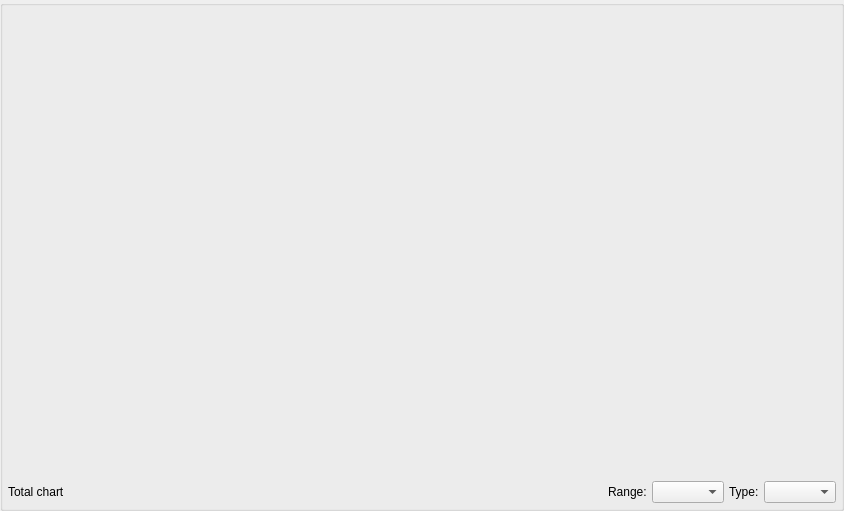
<?xml version="1.0" encoding="UTF-8"?>
<ui version="4.0">
 <class>TotalChartWidget</class>
 <widget class="QGroupBox" name="TotalChartWidget">
  <property name="geometry">
   <rect>
    <x>0</x>
    <y>0</y>
    <width>844</width>
    <height>511</height>
   </rect>
  </property>
  <property name="windowTitle">
   <string>Form</string>
  </property>
  <layout class="QVBoxLayout" name="verticalLayout">
   <property name="spacing">
    <number>5</number>
   </property>
   <property name="leftMargin">
    <number>0</number>
   </property>
   <property name="topMargin">
    <number>0</number>
   </property>
   <property name="rightMargin">
    <number>0</number>
   </property>
   <property name="bottomMargin">
    <number>0</number>
   </property>
   <item>
    <widget class="QWidget" name="widget" native="true"/>
   </item>
   <item>
    <layout class="QHBoxLayout" name="bottomLayout">
     <property name="leftMargin">
      <number>5</number>
     </property>
     <property name="topMargin">
      <number>5</number>
     </property>
     <property name="rightMargin">
      <number>5</number>
     </property>
     <property name="bottomMargin">
      <number>5</number>
     </property>
     <item>
      <widget class="QLabel" name="label">
       <property name="text">
        <string>Total chart</string>
       </property>
      </widget>
     </item>
     <item>
      <spacer name="horizontalSpacer">
       <property name="orientation">
        <enum>Qt::Horizontal</enum>
       </property>
       <property name="sizeHint" stdset="0">
        <size>
         <width>40</width>
         <height>20</height>
        </size>
       </property>
      </spacer>
     </item>
     <item>
      <widget class="QLabel" name="label_2">
       <property name="text">
        <string>Range:</string>
       </property>
      </widget>
     </item>
     <item>
      <widget class="QComboBox" name="rangeCBox"/>
     </item>
     <item>
      <widget class="QLabel" name="label_3">
       <property name="text">
        <string>Type:</string>
       </property>
      </widget>
     </item>
     <item>
      <widget class="QComboBox" name="typeCBox"/>
     </item>
    </layout>
   </item>
  </layout>
 </widget>
 <resources/>
 <connections/>
</ui>
